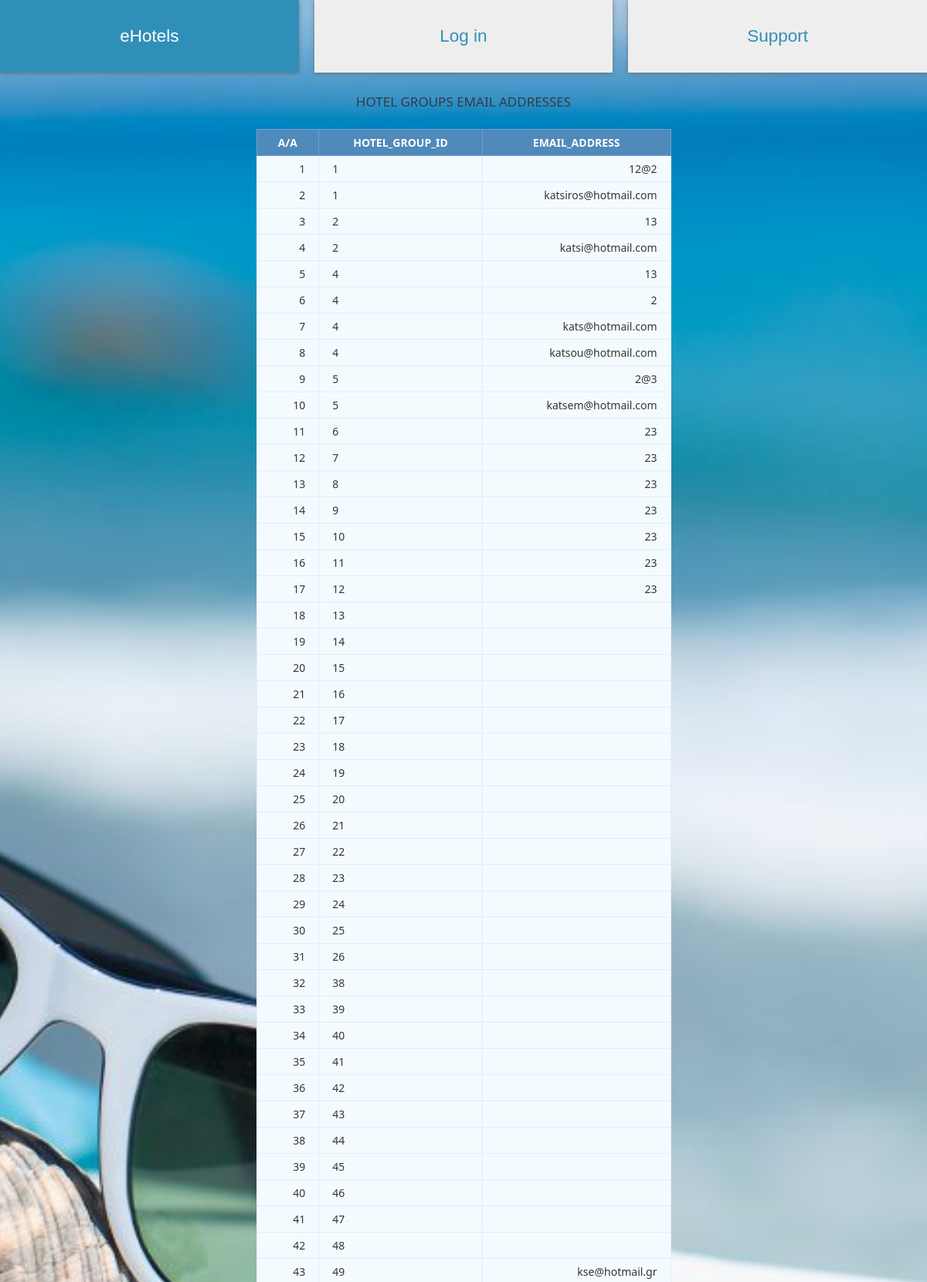
Page /Html,php/view_hotel_group_email_address.php (upper part) on the committed database.
### tables this page shows
CREATE TABLE `hotel_group_email_address` (
  `Email_address` varchar(45) NOT NULL,
  `Hotel_group_Hotel_group_id` int(11) NOT NULL
);

### Html,php/view_hotel_group_email_address.php (the view, shortened to what this page needs)
<html lang="gre">
  <head>
    <?php include "cssCode.php" ?>
</head>
  <body>
    <div class="wrapper">
      <?php include "top_buttons.php"  ?>
<html>
<body>
<?php
$conn = mysqli_connect("127.0.0.1","root","","test");
$sql = "SELECT *
			FROM hotel_group_email_address";
$query = mysqli_query($conn, $sql);
?>
<html>
<head>
</head>
<body>
	<b><h1>Hotel Groups Email addresses</h1><br></b>
	<table class="data-table">
		<thead>
			<tr>
				<th>A/A</th>
				<th>Hotel_Group_ID</th>
				<th>Email_address</th>
			</tr>
		</thead>
		<tbody>
		<?php
		$no 	= 1;
 		while ($row = mysqli_fetch_array($query))
		{
 			echo '<tr>
					<td>'.$no.'</td>
					<td>'.$row['Hotel_group_Hotel_group_id'].'</td>
					<td>'.$row['Email_address'].'</td>
 				</tr>';
 			$no++;
		}?>
		</tbody>
	</table>
</body>
</html>

### Html,php/w3.css (style rules this page uses)
:root { --primary:rgb(83, 168, 230); --dark:rgb(48, 143, 184); --light:#fff; --shadow:0 1px 5px rgba(104,104,104, 0.8); --advancedSearch:#eee; }
html { box-sizing:border-box }
*,*:before,*:after { box-sizing:inherit }
html { -ms-text-size-adjust:100%;-webkit-text-size-adjust:100% }
body { margin:0 }
html,body { font-family:Verdana,sans-serif;font-size:15px;line-height:1.5 }
html { overflow-x:hidden }
h1 { font-size:36px }
h1,h2,h3,h4,h5,h6 { font-family:"Segoe UI",Arial,sans-serif;font-weight:400;margin:10px 0 }

### Html,php/eHotels.css (style rules this page uses)
:root { --primary:rgb(83, 168, 230); --dark:rgb(48, 143, 184); --light:#fff; --shadow:0 1px 5px rgba(104,104,104, 0.8); --advancedSearch:rgb(0, 0, 0); }
* { margin:0; padding:0; }
body { background-color:rgb(251, 253, 255); background: url("./image/eHotels.jpg"); background-size: cover; background-position: bottom; }

### Html,php/checkbox.css (style rules this page uses)
:root { --primary:rgb(83, 168, 230); --dark:rgb(48, 143, 184); --light:#fff; --shadow:0 1px 5px rgba(104,104,104, 0.8); }

### Html,php/view_hotel_group_email_address.php (style rules this page uses)
body { font-size: 15px; color: #343d44; font-family: "segoe-ui", "open-sans", tahoma, arial; padding: 0; margin: 0; }
table { margin: auto; font-family: "Lucida Sans Unicode", "Lucida Grande", "Segoe Ui"; font-size: 12px; }
h1 { margin: 25px auto 0; text-align: center; text-transform: uppercase; font-size: 17px; }
table td { transition: all .5s; }
.data-table { border-collapse: collapse; font-size: 14px; min-width: 537px; }
.data-table th, .data-table td { border: 1px solid #e1edff; padding: 7px 17px; }
.data-table thead th { background-color: #508abb; color: #FFFFFF; border-color: #6ea1cc !important; text-transform: uppercase; }
.data-table tbody td { color: #353535; }
.data-table tbody td:first-child, .data-table tbody td:nth-child(4), .data-table tbody td:last-child { text-align: right; }
.data-table tbody tr:nth-child(odd) td { background-color: #f4fbff; }
.data-table tbody tr:nth-child(even) td { background-color: #f4fbff; }

### rows in the picture
hotel_group_email_address: Hotel_group_Hotel_group "1", Email_address "12@2"
hotel_group_email_address: Hotel_group_Hotel_group "1", Email_address "katsiros@hotmail.com"
hotel_group_email_address: Hotel_group_Hotel_group "2", Email_address "13"
hotel_group_email_address: Hotel_group_Hotel_group "2", Email_address "katsi@hotmail.com"
hotel_group_email_address: Hotel_group_Hotel_group "4", Email_address "13"
hotel_group_email_address: Hotel_group_Hotel_group "4", Email_address "2"
hotel_group_email_address: Hotel_group_Hotel_group "4", Email_address "kats@hotmail.com"
hotel_group_email_address: Hotel_group_Hotel_group "4", Email_address "katsou@hotmail.com"
hotel_group_email_address: Hotel_group_Hotel_group "5", Email_address "2@3"
hotel_group_email_address: Hotel_group_Hotel_group "5", Email_address "katsem@hotmail.com"
hotel_group_email_address: Hotel_group_Hotel_group "6", Email_address "23"
hotel_group_email_address: Hotel_group_Hotel_group "7", Email_address "23"
hotel_group_email_address: Hotel_group_Hotel_group "8", Email_address "23"
hotel_group_email_address: Hotel_group_Hotel_group "9", Email_address "23"
hotel_group_email_address: Hotel_group_Hotel_group "10", Email_address "23"
hotel_group_email_address: Hotel_group_Hotel_group "11", Email_address "23"
hotel_group_email_address: Hotel_group_Hotel_group "12", Email_address "23"
hotel_group_email_address: Hotel_group_Hotel_group "13"
hotel_group_email_address: Hotel_group_Hotel_group "14"
hotel_group_email_address: Hotel_group_Hotel_group "15"
hotel_group_email_address: Hotel_group_Hotel_group "16"
hotel_group_email_address: Hotel_group_Hotel_group "17"
hotel_group_email_address: Hotel_group_Hotel_group "18"
hotel_group_email_address: Hotel_group_Hotel_group "19"
hotel_group_email_address: Hotel_group_Hotel_group "20"
hotel_group_email_address: Hotel_group_Hotel_group "21"
hotel_group_email_address: Hotel_group_Hotel_group "22"
hotel_group_email_address: Hotel_group_Hotel_group "23"
hotel_group_email_address: Hotel_group_Hotel_group "24"
hotel_group_email_address: Hotel_group_Hotel_group "25"
hotel_group_email_address: Hotel_group_Hotel_group "26"
hotel_group_email_address: Hotel_group_Hotel_group "38"
hotel_group_email_address: Hotel_group_Hotel_group "39"
hotel_group_email_address: Hotel_group_Hotel_group "40"
hotel_group_email_address: Hotel_group_Hotel_group "41"
hotel_group_email_address: Hotel_group_Hotel_group "42"
hotel_group_email_address: Hotel_group_Hotel_group "43"
hotel_group_email_address: Hotel_group_Hotel_group "44"
hotel_group_email_address: Hotel_group_Hotel_group "45"
hotel_group_email_address: Hotel_group_Hotel_group "46"
hotel_group_email_address: Hotel_group_Hotel_group "47"
hotel_group_email_address: Hotel_group_Hotel_group "48"
hotel_group_email_address: Hotel_group_Hotel_group "49", Email_address "kse@hotmail.gr"

### other values in the picture
$loggedInAs "Log in"
